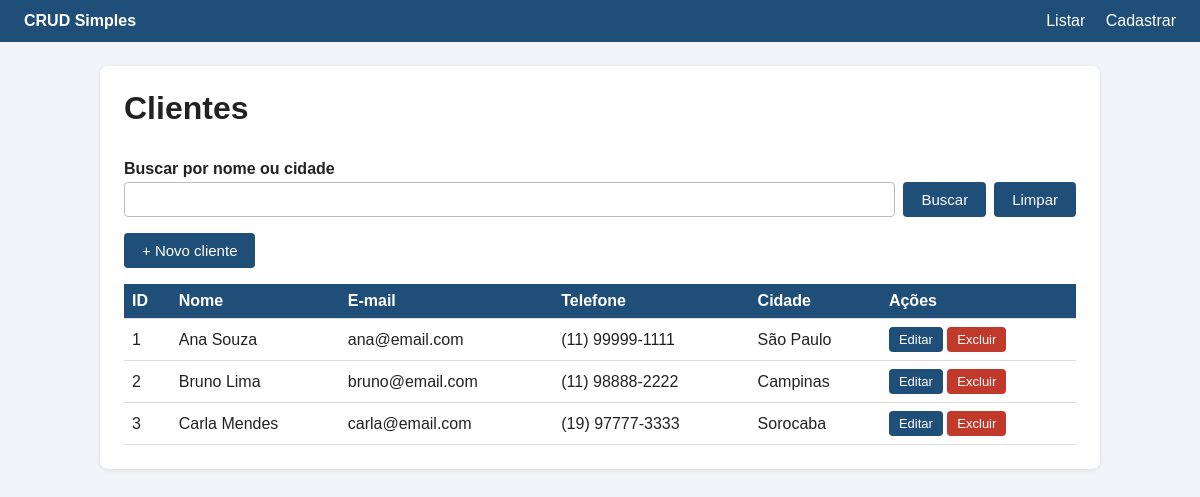
The page /06-crud-simples/index.php on the database its author committed.
### tables this page shows
CREATE TABLE clientes (
    id INT AUTO_INCREMENT PRIMARY KEY,
    nome VARCHAR(100) NOT NULL,
    email VARCHAR(100) NOT NULL,
    telefone VARCHAR(20),
    cidade VARCHAR(60)
);

### 06-crud-simples/index.php (the view, shortened to what this page needs)
<?php
include "conexao.php";
$busca = trim($_GET['busca'] ?? '');
if ($busca != "") {
    $busca_segura = mysqli_real_escape_string($conexao, $busca);
    $sql = "SELECT * FROM clientes
            WHERE nome LIKE '%$busca_segura%' OR cidade LIKE '%$busca_segura%'
            ORDER BY nome";
} else {
    $sql = "SELECT * FROM clientes ORDER BY nome";
}
$resultado = mysqli_query($conexao, $sql);
?>
<!DOCTYPE html>
<html lang="pt-br">
<head>
    <link rel="stylesheet" href="estilo.css">
</head>
<body>
    <div class="topo">
        <strong>CRUD Simples</strong>
        <div><a href="index.php">Listar</a> <a href="cadastrar.php">Cadastrar</a></div>
    </div>
    <div class="conteudo">
        <h1>Clientes</h1>
        <form method="get" action="index.php" class="busca">
            <div style="flex:1">
                <label for="busca">Buscar por nome ou cidade</label>
                <input type="text" id="busca" name="busca" value="<?php echo htmlspecialchars($busca); ?>">
            </div>
            <button type="submit">Buscar</button>
            <a href="index.php" class="botao" style="margin-top:0">Limpar</a>
        </form>
        <a href="cadastrar.php" class="botao">+ Novo cliente</a>
        <table>
            <tr>
                <th>ID</th>
                <th>Nome</th>
                <th>E-mail</th>
                <th>Telefone</th>
                <th>Cidade</th>
                <th>Ações</th>
            </tr>
            <?php
            while ($cliente = mysqli_fetch_assoc($resultado)) {
            ?>
                <tr>
                    <td><?php echo $cliente['id']; ?></td>
                    <td><?php echo htmlspecialchars($cliente['nome']); ?></td>
                    <td><?php echo htmlspecialchars($cliente['email']); ?></td>
                    <td><?php echo htmlspecialchars($cliente['telefone']); ?></td>
                    <td><?php echo htmlspecialchars($cliente['cidade']); ?></td>
                    <td>
                        <a class="botao botao-pequeno" href="editar.php?id=<?php echo $cliente['id']; ?>">Editar</a>
                        <a class="botao botao-pequeno botao-perigo"
                           href="excluir.php?id=<?php echo $cliente['id']; ?>"
                           onclick="return confirm('Tem certeza que deseja excluir?');">Excluir</a>
                    </td>
                </tr>
            <?php } ?>
        </table>
    </div>
</body>
</html>

### 06-crud-simples/estilo.css (style rules this page uses)
:root { --cor-principal: #1f4e79; --cor-fundo: #f2f4f7; --cor-texto: #222; --cor-perigo: #c0392b; --cor-sucesso: #1e8449; --cor-aviso: #b9770e; }
* { box-sizing: border-box; }
body { margin: 0; font-family: Arial, Helvetica, sans-serif; background: var(--cor-fundo); color: var(--cor-texto); }
.topo { background: var(--cor-principal); color: white; padding: 12px 24px; display: flex; justify-content: space-between; align-items: center; flex-wrap: wrap; gap: 10px; }
.topo a { color: white; text-decoration: none; margin-left: 16px; }
.conteudo { max-width: 1000px; margin: 24px auto; padding: 24px; background: white; border-radius: 8px; box-shadow: 0 1px 4px rgba(0,0,0,0.1); }
h1 { margin-top: 0; }
label { display: block; margin-top: 12px; font-weight: bold; }
input, select, textarea { width: 100%; padding: 8px; margin-top: 4px; border: 1px solid #bbb; border-radius: 4px; font-size: 15px; }
button, .botao { display: inline-block; margin-top: 16px; padding: 9px 18px; background: var(--cor-principal); color: white; border: none; border-radius: 4px; font-size: 15px; cursor: pointer; text-decoration: none; }
.botao-perigo { background: var(--cor-perigo); }
.botao-pequeno { padding: 5px 10px; font-size: 13px; margin-top: 0; }
table { width: 100%; border-collapse: collapse; margin-top: 16px; }
th, td { padding: 8px; border-bottom: 1px solid #ddd; text-align: left; }
th { background: var(--cor-principal); color: white; }
.busca { display: flex; gap: 8px; align-items: flex-end; }
.busca input { flex: 1; }
.busca button { margin-top: 0; }

### rows shown on the page
clientes: id "1", nome "Ana Souza", email "ana@email.com", telefone "(11) 99999-1111", cidade "São Paulo"
clientes: id "2", nome "Bruno Lima", email "bruno@email.com", telefone "(11) 98888-2222", cidade "Campinas"
clientes: id "3", nome "Carla Mendes", email "carla@email.com", telefone "(19) 97777-3333", cidade "Sorocaba"
